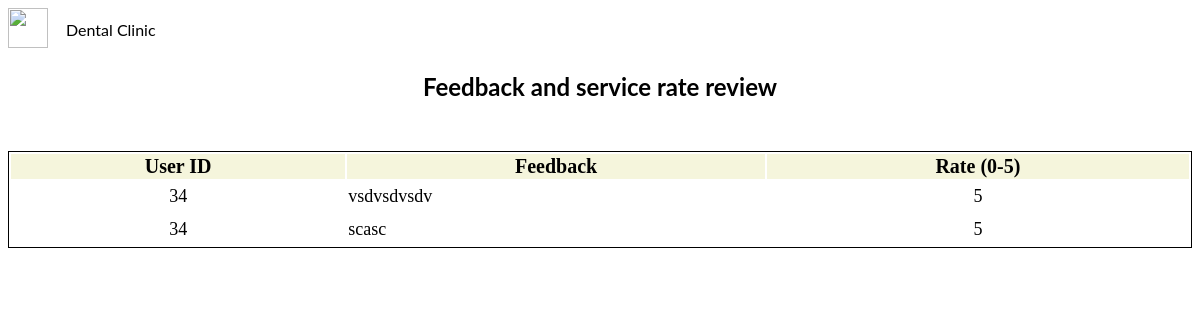
/dental/viewFeedback.php, run on the app's committed database.
### tables this page shows
CREATE TABLE `tb_feedback` (
  `feedback_id` int(11) NOT NULL,
  `feedback_userid` int(11) NOT NULL,
  `feedback_msg` varchar(100) NOT NULL,
  `feedback_rate` int(2) NOT NULL
);

### dental/viewFeedback.php (the view, shortened to what this page needs)
<?php
$Connection = setConnection();
  try
  {
    $myCommand = "SELECT `feedback_userid`, `feedback_msg`, `feedback_rate` FROM `tb_feedback`";
    $RecoResult=mysqli_query($Connection, $myCommand);
  }
  catch (exception $ex)
  {
    echo 'Caught exception: ', $ex -> getMessage(), "\n";
  }
  finally
  {
    mysqli_close($Connection);
  }
  ?>
<!DOCTYPE html>
<html lang=en>
<head>
<link rel="stylesheet" type="text/css" href="offerToCustomer.css">
</head>
<body>
  <a href="index1.html"><img src="download.png" width="40" height="40" class="logo"></a>
    <p class="logotext">Dental Clinic</p>
	<h2  style="text-align: center; font-family: 'Lato', sans-serif; margin-bottom: 50px">Feedback and service rate review</h2>
<div id="container" class="" >
	<table class="table" style="min-width: 100%; border: 1px solid black">
		<tr class="table-row">
			<th class="table-head" style=" background-color: #f5f5dc; font-size: 20px">User ID</th>
			<th class="table-head" style=" background-color: #f5f5dc; font-size: 20px">Feedback</th>
			<th class="table-head" style=" background-color: #f5f5dc; font-size: 20px">Rate (0-5)</th>
		</tr>
      <?php
      while ($record = mysqli_fetch_assoc($RecoResult))
      {
        $FedUserID=$record['feedback_userid'];
        $FedMsg = $record['feedback_msg'];
        $FedRate = $record['feedback_rate'];
      ?>
		<tr>
			<td style="font-size: 18px; padding-top: 5px; padding-bottom: 5px; text-align: center; "><?php echo($FedUserID) ?></td>
			<td style="font-size: 18px; padding-top: 5px; padding-bottom: 5px; "><?php echo($FedMsg) ?></td>
			<td style="font-size: 18px; padding-top: 5px; padding-bottom: 5px; text-align: center; "><?php echo($FedRate) ?></td>
		</tr>
      <?php
      }
      ?>
	</table>
</div>
</body>
</html>

### dental/offerToCustomer.css (style rules this page uses)
html, body { overflow-x: hidden; }
.logotext { position: absolute; top: 4px; margin-left: 58px; font-family: 'Lato', sans-serif; color: black; }

### data on the page
tb_feedback: feedback_userid "34", feedback_msg "vsdvsdvsdv", feedback_rate "5"
tb_feedback: feedback_userid "34", feedback_msg "scasc", feedback_rate "5"
